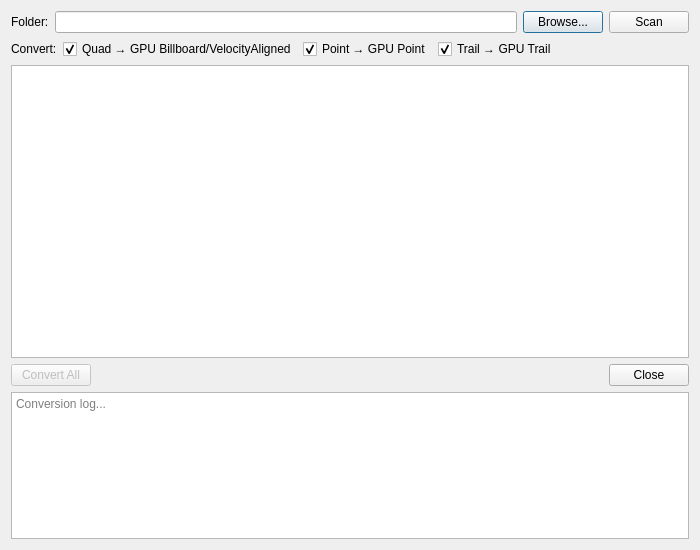
<?xml version="1.0" encoding="UTF-8"?>
<ui version="4.0">
 <class>ParticleToGPUConversionDlg</class>
 <widget class="QDialog" name="ParticleToGPUConversionDlg">
  <property name="geometry">
   <rect>
    <x>0</x>
    <y>0</y>
    <width>700</width>
    <height>550</height>
   </rect>
  </property>
  <property name="windowTitle">
   <string>Convert Particle Effects to GPU</string>
  </property>
  <layout class="QVBoxLayout" name="mainLayout">
   <item>
    <layout class="QHBoxLayout" name="folderLayout">
     <item>
      <widget class="QLabel" name="labelFolder">
       <property name="text">
        <string>Folder:</string>
       </property>
      </widget>
     </item>
     <item>
      <widget class="QLineEdit" name="FolderPath"/>
     </item>
     <item>
      <widget class="QPushButton" name="BrowseButton">
       <property name="text">
        <string>Browse...</string>
       </property>
      </widget>
     </item>
     <item>
      <widget class="QPushButton" name="ScanButton">
       <property name="text">
        <string>Scan</string>
       </property>
      </widget>
     </item>
    </layout>
   </item>
   <item>
    <layout class="QHBoxLayout" name="optionsLayout">
     <item>
      <widget class="QLabel" name="labelOptions">
       <property name="text">
        <string>Convert:</string>
       </property>
      </widget>
     </item>
     <item>
      <widget class="QCheckBox" name="ConvertQuad">
       <property name="text">
        <string>Quad → GPU Billboard/VelocityAligned</string>
       </property>
       <property name="checked">
        <bool>true</bool>
       </property>
      </widget>
     </item>
     <item>
      <widget class="QCheckBox" name="ConvertPoint">
       <property name="text">
        <string>Point → GPU Point</string>
       </property>
       <property name="checked">
        <bool>true</bool>
       </property>
      </widget>
     </item>
     <item>
      <widget class="QCheckBox" name="ConvertTrail">
       <property name="text">
        <string>Trail → GPU Trail</string>
       </property>
       <property name="checked">
        <bool>true</bool>
       </property>
      </widget>
     </item>
     <item>
      <spacer name="optionsSpacer">
       <property name="orientation">
        <enum>Qt::Horizontal</enum>
       </property>
       <property name="sizeHint" stdset="0">
        <size>
         <width>40</width>
         <height>20</height>
        </size>
       </property>
      </spacer>
     </item>
    </layout>
   </item>
   <item>
    <widget class="QListWidget" name="FileList">
     <property name="sizePolicy">
      <sizepolicy hsizetype="Expanding" vsizetype="Expanding">
       <horstretch>0</horstretch>
       <verstretch>2</verstretch>
      </sizepolicy>
     </property>
    </widget>
   </item>
   <item>
    <layout class="QHBoxLayout" name="buttonLayout">
     <item>
      <widget class="QPushButton" name="ConvertAllButton">
       <property name="text">
        <string>Convert All</string>
       </property>
       <property name="enabled">
        <bool>false</bool>
       </property>
      </widget>
     </item>
     <item>
      <spacer name="buttonSpacer">
       <property name="orientation">
        <enum>Qt::Horizontal</enum>
       </property>
       <property name="sizeHint" stdset="0">
        <size>
         <width>40</width>
         <height>20</height>
        </size>
       </property>
      </spacer>
     </item>
     <item>
      <widget class="QPushButton" name="CloseButton">
       <property name="text">
        <string>Close</string>
       </property>
      </widget>
     </item>
    </layout>
   </item>
   <item>
    <widget class="QPlainTextEdit" name="LogOutput">
     <property name="sizePolicy">
      <sizepolicy hsizetype="Expanding" vsizetype="Expanding">
       <horstretch>0</horstretch>
       <verstretch>1</verstretch>
      </sizepolicy>
     </property>
     <property name="readOnly">
      <bool>true</bool>
     </property>
     <property name="placeholderText">
      <string>Conversion log...</string>
     </property>
    </widget>
   </item>
  </layout>
 </widget>
 <resources/>
 <connections/>
</ui>
